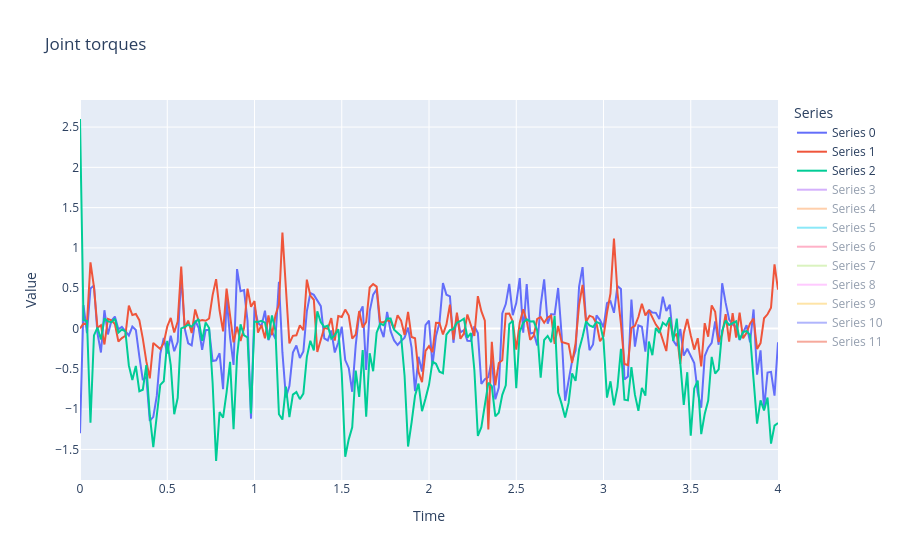

Notebook cell for this chart:
### Code cell
torques = jp.array([rollout[i].qfrc_actuator[6:] for i in range(len(rollout))]) # ignore world-body joint
plotting.plot_multi_series(data=torques, dt=0.02, display_axes=[0, 1, 2], title="Joint torques")

### Figure 1 — Plotly figure (JSON) as saved in the notebook; plotly's stock layout.template omitted (floating-point values rounded to 4 significant figures; data arrays with more than 128 entries replaced by an {"elided": "..."} marker saying what was removed)
{"data": [{"mode": "lines", "name": "Series 0", "type": "scatter", "visible": true, "x": {"elided": "201 float values"}, "y": {"elided": "201 float values"}}, {"mode": "lines", "name": "Series 1", "type": "scatter", "visible": true, "x": {"elided": "201 float values"}, "y": {"elided": "201 float values"}}, {"mode": "lines", "name": "Series 2", "type": "scatter", "visible": true, "x": {"elided": "201 float values"}, "y": {"elided": "201 float values"}}, {"mode": "lines", "name": "Series 3", "type": "scatter", "visible": "legendonly", "x": {"elided": "201 float values"}, "y": {"elided": "201 float values"}}, {"mode": "lines", "name": "Series 4", "type": "scatter", "visible": "legendonly", "x": {"elided": "201 float values"}, "y": {"elided": "201 float values"}}, {"mode": "lines", "name": "Series 5", "type": "scatter", "visible": "legendonly", "x": {"elided": "201 float values"}, "y": {"elided": "201 float values"}}, {"mode": "lines", "name": "Series 6", "type": "scatter", "visible": "legendonly", "x": {"elided": "201 float values"}, "y": {"elided": "201 float values"}}, {"mode": "lines", "name": "Series 7", "type": "scatter", "visible": "legendonly", "x": {"elided": "201 float values"}, "y": {"elided": "201 float values"}}, {"mode": "lines", "name": "Series 8", "type": "scatter", "visible": "legendonly", "x": {"elided": "201 float values"}, "y": {"elided": "201 float values"}}, {"mode": "lines", "name": "Series 9", "type": "scatter", "visible": "legendonly", "x": {"elided": "201 float values"}, "y": {"elided": "201 float values"}}, {"mode": "lines", "name": "Series 10", "type": "scatter", "visible": "legendonly", "x": {"elided": "201 float values"}, "y": {"elided": "201 float values"}}, {"mode": "lines", "name": "Series 11", "type": "scatter", "visible": "legendonly", "x": {"elided": "201 float values"}, "y": {"elided": "201 float values"}}], "layout": {"legend": {"title": {"text": "Series"}}, "title": {"text": "Joint torques"}, "xaxis": {"title": {"text": "Time"}}, "yaxis": {"title": {"text": "Value"}}}}
